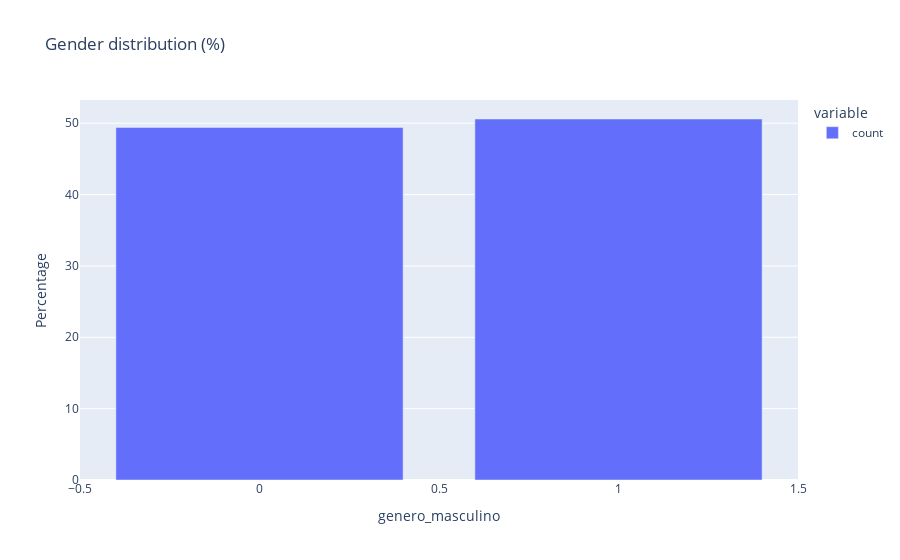

Notebook source saved alongside this figure:
### Code cell
px.bar(
    df_obesity.value_counts("genero_masculino") / len(df_obesity) * 100,
    title="Gender distribution (%)",
    labels={"value": "Percentage"},
)

### Figure 1 — Plotly figure (JSON) as saved in the notebook; plotly's stock layout.template omitted (floating-point values rounded to 4 significant figures)
{"data": [{"alignmentgroup": "True", "hovertemplate": "variable=count<br>genero_masculino=%{x}<br>Percentage=%{y}<extra></extra>", "legendgroup": "count", "marker": {"color": "#636efa", "pattern": {"shape": ""}}, "name": "count", "offsetgroup": "count", "orientation": "v", "showlegend": true, "textposition": "auto", "type": "bar", "x": [1, 0], "xaxis": "x", "y": [50.59, 49.41], "yaxis": "y"}], "layout": {"barmode": "relative", "legend": {"title": {"text": "variable"}, "tracegroupgap": 0}, "title": {"text": "Gender distribution (%)"}, "xaxis": {"anchor": "y", "domain": [0, 1], "title": {"text": "genero_masculino"}}, "yaxis": {"anchor": "x", "domain": [0, 1], "title": {"text": "Percentage"}}}}
